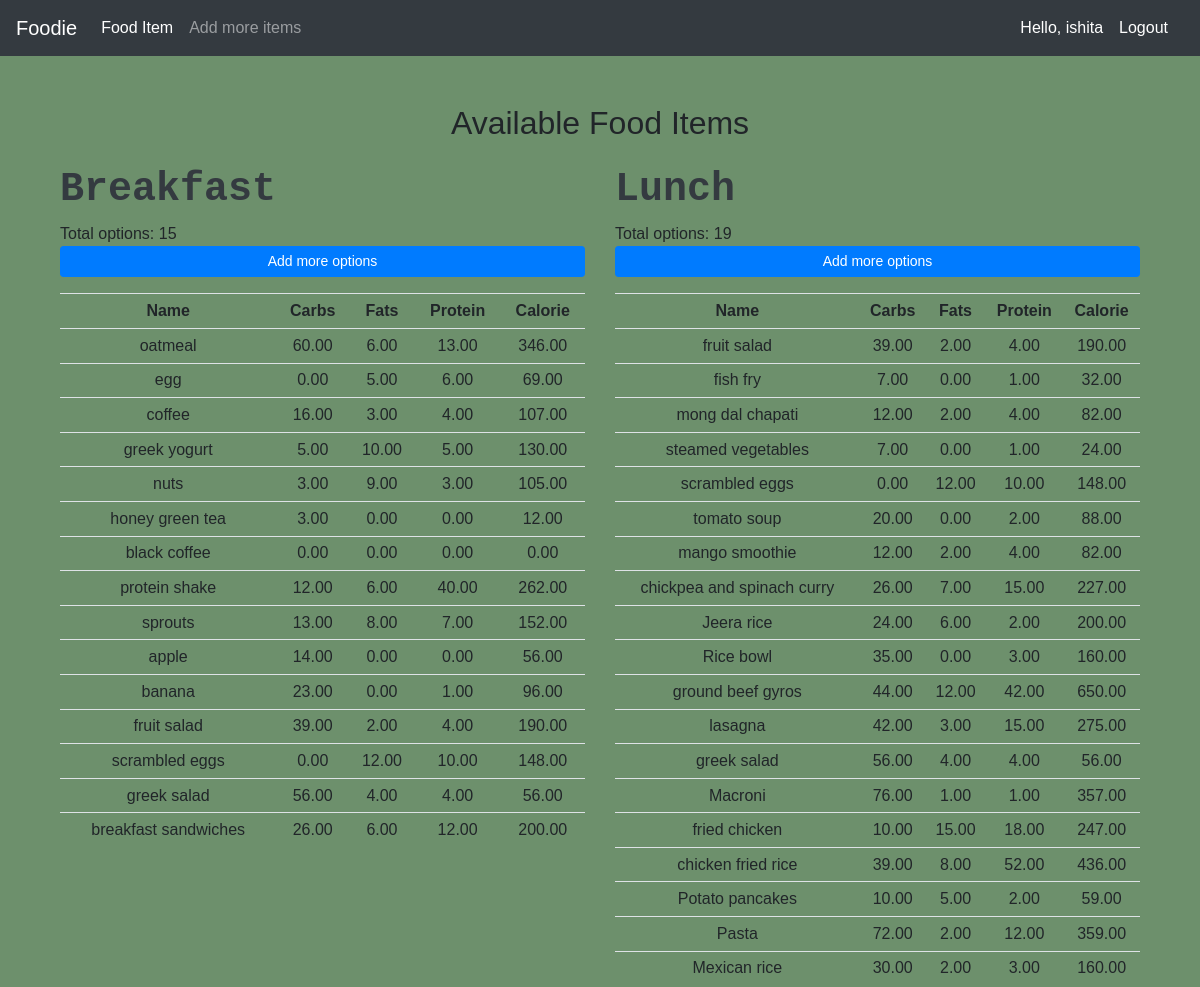
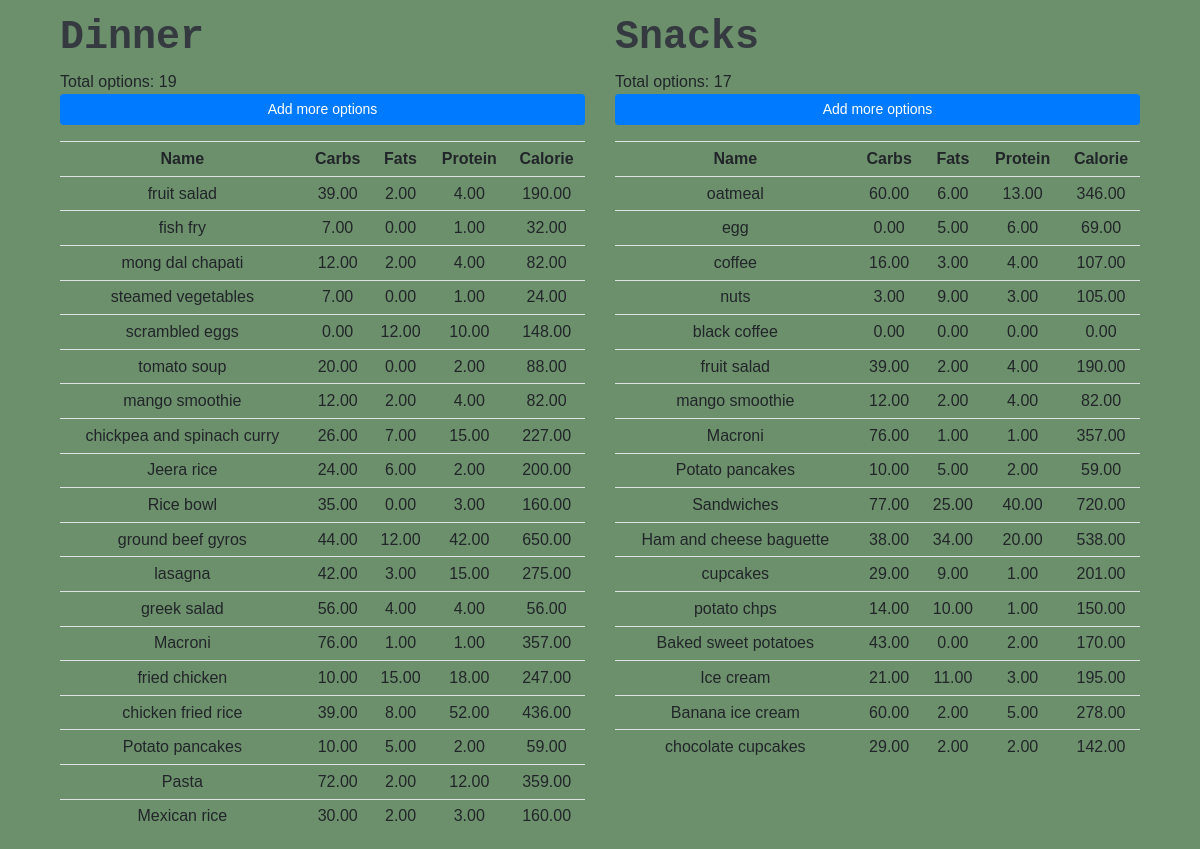
/product/ (signed in), run on the app's committed database (2 pictures, top to bottom).
### Fityfeed/models.py (models this page shows, shortened)
class Fooditem(models.Model):
    name = models.CharField(max_length=200)
    category = models.ManyToManyField(Category)
    carbohydrate = models.DecimalField(max_digits=5, decimal_places=2, default=0)
    fats = models.DecimalField(max_digits=5, decimal_places=2, default=0)
    protein = models.DecimalField(max_digits=5, decimal_places=2, default=0)
    calorie = models.DecimalField(max_digits=5, decimal_places=2, default=0, blank=True)
    quantity = models.IntegerField(default=1, null=True, blank=True)

### Fityfeed/decorators.py (the view)
        def wrapper_func(request,*args,**kwargs):
            group=None
            if request.user.groups.exists():
                group=request.user.groups.all()[0].name
            if group in allowed_roles:
                return view_func(request,*args,**kwargs)
            else:
                return HttpResponse("<h1>You are not allowed to access this page</h1>")

### Fityfeed/views.py (called while the page is built)
@login_required(login_url='login')
@allowed_users(allowed_roles=['admin'])
def fooditem(request):
    breakfast = Category.objects.filter(name='breakfast')[0].fooditem_set.all()
    bcnt = breakfast.count()
    lunch = Category.objects.filter(name='lunch')[0].fooditem_set.all()
    lcnt = lunch.count()
    dinner = Category.objects.filter(name='dinner')[0].fooditem_set.all()
    dcnt = dinner.count()
    snacks = Category.objects.filter(name='snacks')[0].fooditem_set.all()
    scnt = snacks.count()
    context = {
        'breakfast': breakfast,
        'bcnt': bcnt,
        'lcnt': lcnt,
        'scnt': scnt,
        'dcnt': dcnt,
        'lunch': lunch,
        'dinner': dinner,
        'snacks': snacks,
    }
    return render(request, 'fooditem.html', context)

### Fityfeed/templates/fooditem.html
{% extends 'main.html' %}
{% load static %}
{% block content %}
<div class="container">
    <div class="row mt-5">
        <div class="col-md-12 text-center">
            <h2>Available Food Items</h2>
        </div>
    </div>
    <div class="row mt-3">
        <div class="col-md-6">
            <h5 id="heading">Breakfast</h5>
            <h7>Total options: {{ bcnt }}</h7>
            <a class="btn btn-primary btn-sm btn-block" href="{% url 'createfooditem' %}">Add more options</a>
            <table class="table table-sm mt-3">
                <tr>
                    <th>Name</th>
                    <th>Carbs</th>
                    <th>Fats</th>
                    <th>Protein</th>
                    <th>Calorie</th>
                </tr>
                {% for items in breakfast %}
                <tr>
                    <td>{{ items.name }}</td>
                    <td>{{ items.carbohydrate }}</td>
                    <td>{{ items.fats }}</td>
                    <td>{{ items.protein }}</td>
                    <td>{{ items.calorie }}</td>
                </tr>
                {% endfor %}
            </table>
        </div>
        <div class="col-md-6">
            <h5 id="heading">Lunch</h5>
            <h7>Total options: {{ lcnt }}</h7>
            <a class="btn btn-primary btn-sm btn-block" href="{% url 'createfooditem' %}">Add more options</a>
            <table class="table table-sm mt-3">
                <tr>
                    <th>Name</th>
                    <th>Carbs</th>
                    <th>Fats</th>
                    <th>Protein</th>
                    <th>Calorie</th>
                </tr>
                {% for items in lunch %}
                <tr>
                    <td>{{ items.name }}</td>
                    <td>{{ items.carbohydrate }}</td>
                    <td>{{ items.fats }}</td>
                    <td>{{ items.protein }}</td>
                    <td>{{ items.calorie }}</td>
                </tr>
                {% endfor %}
            </table>
        </div>
        <div class="col-md-6">
            <h5 id="heading">Dinner</h5>
            <h7>Total options: {{ dcnt }}</h7>
            <a class="btn btn-primary btn-sm btn-block" href="{% url 'createfooditem' %}">Add more options</a>
            <table class="table table-sm mt-3">
                <tr>
                    <th>Name</th>
                    <th>Carbs</th>
                    <th>Fats</th>
                    <th>Protein</th>
                    <th>Calorie</th>
                </tr>
                {% for items in dinner %}
                <tr>
                    <td>{{ items.name }}</td>
                    <td>{{ items.carbohydrate }}</td>
                    <td>{{ items.fats }}</td>
                    <td>{{ items.protein }}</td>
                    <td>{{ items.calorie }}</td>
                </tr>
                {% endfor %}
            </table>
        </div>
        <div class="col-md-6">
            <h5 id="heading">Snacks</h5>
            <h7>Total options: {{ scnt }}</h7>
            <a class="btn btn-primary btn-sm btn-block" href="{% url 'createfooditem' %}">Add more options</a>
            <table class="table table-sm mt-3">
                <tr>
                    <th>Name</th>
                    <th>Carbs</th>
                    <th>Fats</th>
                    <th>Protein</th>
                    <th>Calorie</th>
                </tr>
                {% for items in snacks %}
                <tr>
                    <td>{{ items.name }}</td>
                    <td>{{ items.carbohydrate }}</td>
                    <td>{{ items.fats }}</td>
                    <td>{{ items.protein }}</td>
                    <td>{{ items.calorie }}</td>
                </tr>
                {% endfor %}
            </table>
        </div>
    </div>
</div>
{% endblock %}

### Fityfeed/templates/main.html (shortened to what this page needs)
{% load static %}
<!DOCTYPE html>
<html lang="en">
<head>
    <link rel="stylesheet" href="https://stackpath.bootstrapcdn.com/bootstrap/4.5.0/css/bootstrap.min.css">
    <link rel="stylesheet" href="{% static 'css/main.css' %}">
</head>
<body>
    {% include 'navbar.html' %}
    <div class="container mt-5">
        {% block content %}
        {% endblock %}
    </div>
</body>
</html>

### Fityfeed/templates/navbar.html (shortened to what this page needs)
{% load static %}
<nav class="navbar navbar-expand-lg navbar-dark bg-dark">
    <a class="navbar-brand" href="{% url 'home' %}">Foodie</a>
    <div class="collapse navbar-collapse" id="navbarSupportedContent">
    {% if request.user.is_staff %}
      <ul class="navbar-nav mr-auto">
        <li class="nav-item active">
          <a class="nav-link" href="{% url 'fooditem' %}">Food Item<span class="sr-only">(current)</span></a>
        </li>
        <li class="nav-item">
          <a class="nav-link" href="{% url 'createfooditem' %}">Add more items</a>
        </li>
      </ul>
    {% endif %}
    </div>
    <span class="navbar-text text-white">Hello, {{ request.user }}</span>
    <span class="navbar-text">
      <a class="nav-link d-inline text-white" href="{% url 'logout' %}">Logout</a>
    </span>
</nav>

### static/css/main.css (style rules this page uses)
#heading { text-shadow: antiquewhite; font-family: 'Courier New', Courier, monospace; font-weight: 550; font-size: xx-large; text-align: left; }

### Fityfeed/templates/main.html (style rules this page uses)
body { background-color: #6d906c; font-family: 'Arial', sans-serif; }
#heading { color: #343a40; font-size: 2.5em; font-weight: bold; }
.table th, .table td { text-align: center; vertical-align: middle; }

### data on the page
Fooditem: name "oatmeal", carbohydrate "60.00", fats "6.00", protein "13.00", calorie "346.00"
Fooditem: name "egg", carbohydrate "0.00", fats "5.00", protein "6.00", calorie "69.00"
Fooditem: name "coffee", carbohydrate "16.00", fats "3.00", protein "4.00", calorie "107.00"
Fooditem: name "greek yogurt", carbohydrate "5.00", fats "10.00", protein "5.00", calorie "130.00"
Fooditem: name "nuts", carbohydrate "3.00", fats "9.00", protein "3.00", calorie "105.00"
Fooditem: name "honey green tea", carbohydrate "3.00", fats "0.00", protein "0.00", calorie "12.00"
Fooditem: name "black coffee", carbohydrate "0.00", fats "0.00", protein "0.00", calorie "0.00"
Fooditem: name "protein shake", carbohydrate "12.00", fats "6.00", protein "40.00", calorie "262.00"
Fooditem: name "sprouts", carbohydrate "13.00", fats "8.00", protein "7.00", calorie "152.00"
Fooditem: name "apple", carbohydrate "14.00", fats "0.00", protein "0.00", calorie "56.00"
Fooditem: name "banana", carbohydrate "23.00", fats "0.00", protein "1.00", calorie "96.00"
Fooditem: name "fruit salad", carbohydrate "39.00", fats "2.00", protein "4.00", calorie "190.00"
Fooditem: name "scrambled eggs", carbohydrate "0.00", fats "12.00", protein "10.00", calorie "148.00"
Fooditem: name "greek salad", carbohydrate "56.00", fats "4.00", protein "4.00", calorie "56.00"
Fooditem: name "breakfast sandwiches", carbohydrate "26.00", fats "6.00", protein "12.00", calorie "200.00"
Fooditem: name "fish fry", carbohydrate "7.00", fats "0.00", protein "1.00", calorie "32.00"
Fooditem: name "mong dal chapati", carbohydrate "12.00", fats "2.00", protein "4.00", calorie "82.00"
Fooditem: name "steamed vegetables", carbohydrate "7.00", fats "0.00", protein "1.00", calorie "24.00"
Fooditem: name "tomato soup", carbohydrate "20.00", fats "0.00", protein "2.00", calorie "88.00"
Fooditem: name "mango smoothie", carbohydrate "12.00", fats "2.00", protein "4.00", calorie "82.00"
Fooditem: name "chickpea and spinach curry", carbohydrate "26.00", fats "7.00", protein "15.00", calorie "227.00"
Fooditem: name "Jeera rice", carbohydrate "24.00", fats "6.00", protein "2.00", calorie "200.00"
Fooditem: name "Rice bowl", carbohydrate "35.00", fats "0.00", protein "3.00", calorie "160.00"
Fooditem: name "ground beef gyros", carbohydrate "44.00", fats "12.00", protein "42.00", calorie "650.00"
Fooditem: name "lasagna", carbohydrate "42.00", fats "3.00", protein "15.00", calorie "275.00"
Fooditem: name "Macroni", carbohydrate "76.00", fats "1.00", protein "1.00", calorie "357.00"
Fooditem: name "fried chicken", carbohydrate "10.00", fats "15.00", protein "18.00", calorie "247.00"
Fooditem: name "chicken fried rice", carbohydrate "39.00", fats "8.00", protein "52.00", calorie "436.00"
Fooditem: name "Potato pancakes", carbohydrate "10.00", fats "5.00", protein "2.00", calorie "59.00"
Fooditem: name "Pasta", carbohydrate "72.00", fats "2.00", protein "12.00", calorie "359.00"
Fooditem: name "Mexican rice", carbohydrate "30.00", fats "2.00", protein "3.00", calorie "160.00"
Fooditem: name "Sandwiches", carbohydrate "77.00", fats "25.00", protein "40.00", calorie "720.00"
Fooditem: name "Ham and cheese baguette", carbohydrate "38.00", fats "34.00", protein "20.00", calorie "538.00"
Fooditem: name "cupcakes", carbohydrate "29.00", fats "9.00", protein "1.00", calorie "201.00"
Fooditem: name "potato chps", carbohydrate "14.00", fats "10.00", protein "1.00", calorie "150.00"
Fooditem: name "Baked sweet potatoes", carbohydrate "43.00", fats "0.00", protein "2.00", calorie "170.00"
Fooditem: name "Ice cream", carbohydrate "21.00", fats "11.00", protein "3.00", calorie "195.00"
Fooditem: name "Banana ice cream", carbohydrate "60.00", fats "2.00", protein "5.00", calorie "278.00"
Fooditem: name "chocolate cupcakes", carbohydrate "29.00", fats "2.00", protein "2.00", calorie "142.00"

### other printed values
{{ request.user }} "ishita"
{{ bcnt }} "15"
{{ lcnt }} "19"
{{ dcnt }} "19"
{{ scnt }} "17"
